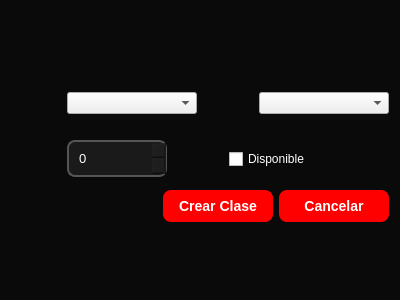
<?xml version="1.0" encoding="UTF-8"?>
<ui version="4.0">
 <class>Dialog</class>
 <widget class="QDialog" name="Dialog">
  <property name="geometry">
   <rect>
    <x>0</x>
    <y>0</y>
    <width>400</width>
    <height>300</height>
   </rect>
  </property>
  <property name="windowTitle">
   <string>Dialog</string>
  </property>
  <property name="styleSheet">
   <string notr="true">/* =========================================
   1. FONDO DE LA VENTANA (DIALOG)
   ========================================= */
QDialog, #Dialog {
    background-color: #0a0a0a; /* Negro oscuro profundo */
}

/* =========================================
   2. TEXTOS (LABELS)
   ========================================= */
QLabel {
    color: #ffffff;
}

/* =========================================
   3. CAJAS DE TEXTO Y ENTRADAS
   ========================================= */
QLineEdit, QTextEdit, QPlainTextEdit, QSpinBox, QDoubleSpinBox {
    background-color: rgba(30, 30, 30, 200);
    border: 2px solid #555555;
    border-radius: 8px;
    color: #ffffff;
    padding: 8px;
    font-size: 13px;
}

QLineEdit:focus, QTextEdit:focus, QSpinBox:focus {
    border: 2px solid #ff0000;
    background-color: rgba(50, 20, 20, 200);
}

/* =========================================
   4. BOTONES (INCLUYE QDIALOGBUTTONBOX)
   ========================================= */
/* Esto afectará tanto a botones sueltos como a los de Aceptar/Cancelar */
QPushButton {
    background-color: #ff0000;
    color: white;
    border-radius: 8px;
    padding: 8px 15px;
    font-size: 14px;
    font-weight: bold;
    min-width: 80px; /* Asegura que los botones del Dialog no se vean muy pequeños */
}

QPushButton:hover {
    background-color: #cc0000;
}

QPushButton:pressed {
    background-color: #aa0000;
}

/* Estilo específico para los botones del ButtonBox si quieres que se vean distintos */
QDialogButtonBox QPushButton {
    margin-left: 5px;
}</string>
  </property>
  <layout class="QVBoxLayout" name="verticalLayout_3">
   <item>
    <layout class="QVBoxLayout" name="verticalLayout_2">
     <item>
      <layout class="QHBoxLayout" name="horizontalLayout_3">
       <item>
        <widget class="QLabel" name="label">
         <property name="minimumSize">
          <size>
           <width>50</width>
           <height>50</height>
          </size>
         </property>
         <property name="maximumSize">
          <size>
           <width>50</width>
           <height>50</height>
          </size>
         </property>
         <property name="text">
          <string/>
         </property>
         <property name="pixmap">
          <pixmap>../img/ChatGPT Image 9 abr 2026, 22_17_03.png</pixmap>
         </property>
         <property name="scaledContents">
          <bool>true</bool>
         </property>
        </widget>
       </item>
       <item>
        <widget class="QComboBox" name="comboBox"/>
       </item>
       <item>
        <widget class="QLabel" name="label_2">
         <property name="minimumSize">
          <size>
           <width>50</width>
           <height>50</height>
          </size>
         </property>
         <property name="maximumSize">
          <size>
           <width>50</width>
           <height>50</height>
          </size>
         </property>
         <property name="text">
          <string/>
         </property>
         <property name="pixmap">
          <pixmap>../img/Instructor deportivo y deportes neón.png</pixmap>
         </property>
         <property name="scaledContents">
          <bool>true</bool>
         </property>
        </widget>
       </item>
       <item>
        <widget class="QComboBox" name="comboBox_2"/>
       </item>
      </layout>
     </item>
     <item>
      <layout class="QHBoxLayout" name="horizontalLayout_5">
       <item>
        <widget class="QLabel" name="label_3">
         <property name="minimumSize">
          <size>
           <width>50</width>
           <height>50</height>
          </size>
         </property>
         <property name="maximumSize">
          <size>
           <width>50</width>
           <height>50</height>
          </size>
         </property>
         <property name="text">
          <string/>
         </property>
         <property name="pixmap">
          <pixmap>../img/Capacidad máxima de clase 10_10.png</pixmap>
         </property>
         <property name="scaledContents">
          <bool>true</bool>
         </property>
        </widget>
       </item>
       <item>
        <widget class="QSpinBox" name="spinBox">
         <property name="maximumSize">
          <size>
           <width>100</width>
           <height>16777215</height>
          </size>
         </property>
         <property name="maximum">
          <number>50</number>
         </property>
        </widget>
       </item>
       <item>
        <widget class="QLabel" name="label_4">
         <property name="minimumSize">
          <size>
           <width>50</width>
           <height>50</height>
          </size>
         </property>
         <property name="maximumSize">
          <size>
           <width>50</width>
           <height>50</height>
          </size>
         </property>
         <property name="text">
          <string/>
         </property>
         <property name="pixmap">
          <pixmap>../img/ChatGPT Image 9 abr 2026, 22_30_28.png</pixmap>
         </property>
         <property name="scaledContents">
          <bool>true</bool>
         </property>
        </widget>
       </item>
       <item>
        <widget class="QCheckBox" name="checkBox">
         <property name="styleSheet">
          <string notr="true">color: #ffffff;</string>
         </property>
         <property name="text">
          <string>Disponible</string>
         </property>
        </widget>
       </item>
      </layout>
     </item>
     <item>
      <layout class="QHBoxLayout" name="horizontalLayout_4">
       <item>
        <spacer name="horizontalSpacer">
         <property name="orientation">
          <enum>Qt::Horizontal</enum>
         </property>
         <property name="sizeHint" stdset="0">
          <size>
           <width>40</width>
           <height>20</height>
          </size>
         </property>
        </spacer>
       </item>
       <item>
        <widget class="QPushButton" name="pushButton">
         <property name="text">
          <string>Crear Clase</string>
         </property>
        </widget>
       </item>
       <item>
        <widget class="QPushButton" name="pushButton_2">
         <property name="text">
          <string>Cancelar</string>
         </property>
        </widget>
       </item>
      </layout>
     </item>
    </layout>
   </item>
  </layout>
 </widget>
 <resources/>
 <connections/>
</ui>
